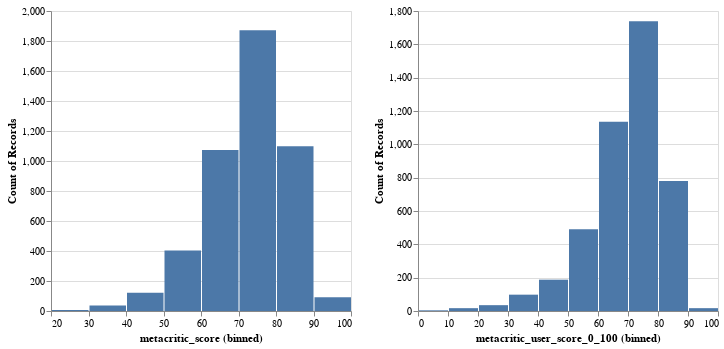

Here is the Vega-Lite specification saved for this chart:
### Vega-Lite specification from a JSON file in a GitHub repository (floating-point values rounded to 4 significant figures; data arrays with more than 128 entries replaced by an {"elided": "..."} marker saying what was removed)
{"config": {"view": {"continuousWidth": 300, "continuousHeight": 300}}, "hconcat": [{"data": {"name": "data-9d2951cf28d721d05ae9d681e822abef"}, "mark": {"type": "bar"}, "encoding": {"x": {"bin": true, "field": "metacritic_score", "type": "quantitative"}, "y": {"aggregate": "count", "type": "quantitative"}}}, {"data": {"name": "data-89c33ed222a7730ed0cdb109a99a67f8"}, "mark": {"type": "bar"}, "encoding": {"x": {"bin": true, "field": "metacritic_user_score_0_100", "type": "quantitative"}, "y": {"aggregate": "count", "type": "quantitative"}}}], "$schema": "https://vega.github.io/schema/vega-lite/v5.20.1.json", "datasets": {"data-9d2951cf28d721d05ae9d681e822abef": {"elided": "4703 records"}, "data-89c33ed222a7730ed0cdb109a99a67f8": {"elided": "4703 records"}}}
